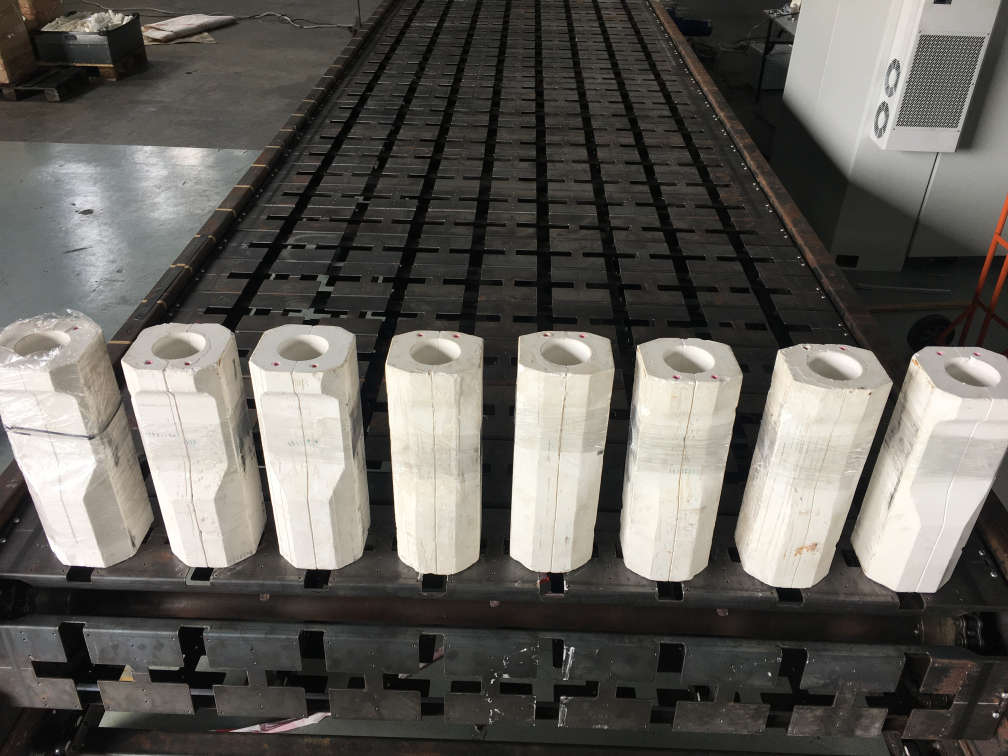
#> input picture test/src/test_photos/IMG_0578.JPG, 4032 x 3024 px, found by its file name (shown at 1/4 size)
$ python conveyor_mold_detection.py
#> lines starting #> are read from the running program, lines starting #| are printed output that depends on the picture; after the words box and inside, x2 and y2 are one past the last pixel; in counts of white or black regions, pixels touching at a corner belong together
'''
Created on 3 Jan 2019

@author: Amir Haziem Razali

Code for detecting molds on conveyor
'''


import cv2
import numpy as np
import imutils
from imutils import contours
from skimage import measure

dir_img = "test_photos/IMG_0578.jpg"

img = cv2.imread(dir_img)
#> img is the input picture: shape (3024, 4032, 3); mean B, G, R 90.5, 95.7, 98.4
img = cv2.resize(img, (0,0), fx=0.5, fy=0.5)
#> img: shape (1512, 2016, 3)
height, width, channels = img.shape
print(height, width, channels)
#| 1512 2016 3

#Flags/switches
darkbg = True
overlay = True

#constants
cam_width = width
cam_height = height
textSize = 1.0

#Thresholds
v_thresh = 150 #v value for threshold function
multiplier = 10 #to adjust for different camera resolutions
axis_offset = 100
r_high = 1000
r_low = 12
pxthresh_low = 1
pxthresh_high = 20000
d = 15 #cm
de = 40 #cm
f = 0.375 #factor by which the distance is multiplied


def main():
#     img = mould_detection(img)
#     gray = cv2.cvtColor(img, cv2.COLOR_BGR2HSV)
    gray = cv2.cvtColor(img, cv2.COLOR_BGR2GRAY)
    blur = cv2.GaussianBlur(gray,(5,5),0)
    ret3,th3 = cv2.threshold(blur,v_thresh,255,cv2.THRESH_BINARY+cv2.THRESH_OTSU)
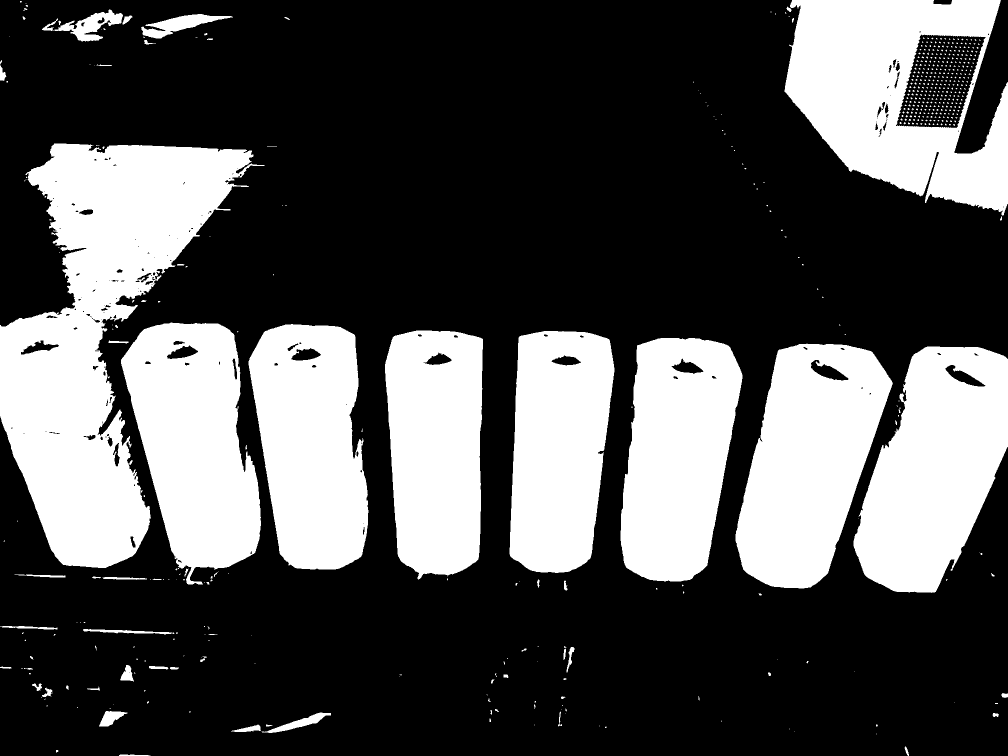
#> th3: shape (1512, 2016) (shown at 1/2 size); 32.2% white; 575 white regions (500 under 20 px), largest, box (x1, y1, x2, y2) and area: (0, 287, 529, 1136) 197664, (1569, 0, 2016, 431) 115226, (1707, 693, 2016, 1186) 102473
#> ret3 = 122
    proc = mould_detection(img)
    cv2.namedWindow("Image", cv2.WINDOW_NORMAL)
    cv2.imshow("Image", proc)
    cv2.waitKey(0)
    cv2.destroyAllWindows()

    return 0

def mould_detection(frame):
    image = frame
    global feed #ugly debug, get rid of this ASAP
    feed = frame
    gray = cv2.cvtColor(image, cv2.COLOR_BGR2GRAY)
    if darkbg:
        thresh = cv2.threshold(gray, v_thresh, 255, cv2.THRESH_BINARY)[1]
#> thresh: shape (1512, 2016); 28.5% white; 1196 white regions (1115 under 20 px), largest, box (x1, y1, x2, y2) and area: (1473, 687, 1786, 1177) 99013, (1709, 693, 2016, 1185) 97308, (1569, 0, 2001, 367) 95486
    else:
        thresh = cv2.threshold(gray, v_thresh, 255, cv2.THRESH_BINARY_INV)[1]

    labels = measure.label(thresh, neighbors=8, background=0)
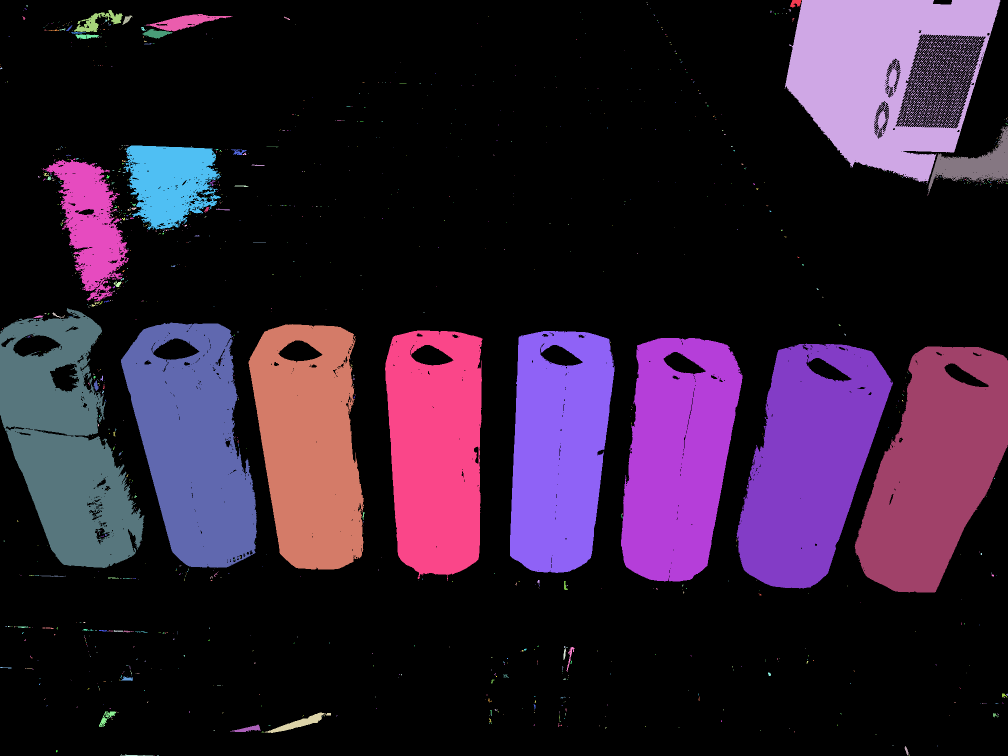
#> labels: shape (1512, 2016) int64 (shown at 1/2 size); 1197 distinct labels, from 0 to 1196; one colour per label, 0 black
#     blur = cv2.GaussianBlur(gray,(5,5),0)
#     ret3,th3 = cv2.threshold(blur,0,255,cv2.THRESH_BINARY+cv2.THRESH_OTSU)
#     thresh = th3
    mask = np.zeros(thresh.shape, dtype="uint8")
    #loop over unique components
    for label in np.unique(labels):
        #ignores background labels
        if label == 0:
            continue
        #otherwise, construct label mask and count pixels
        labelMask = np.zeros(thresh.shape, dtype = "uint8")
        labelMask[labels == label] = 255
        numPixels = cv2.countNonZero(labelMask)

        #if the number of pixels in the component is small enough
        # then add it to our mask of small blobs
        if numPixels > pxthresh_low*multiplier and numPixels < pxthresh_high*multiplier:
            mask = cv2.add(mask, labelMask)
#> this loop made 1197 passes
#> numPixels on passes 2 to 4: 228, 95486, 2
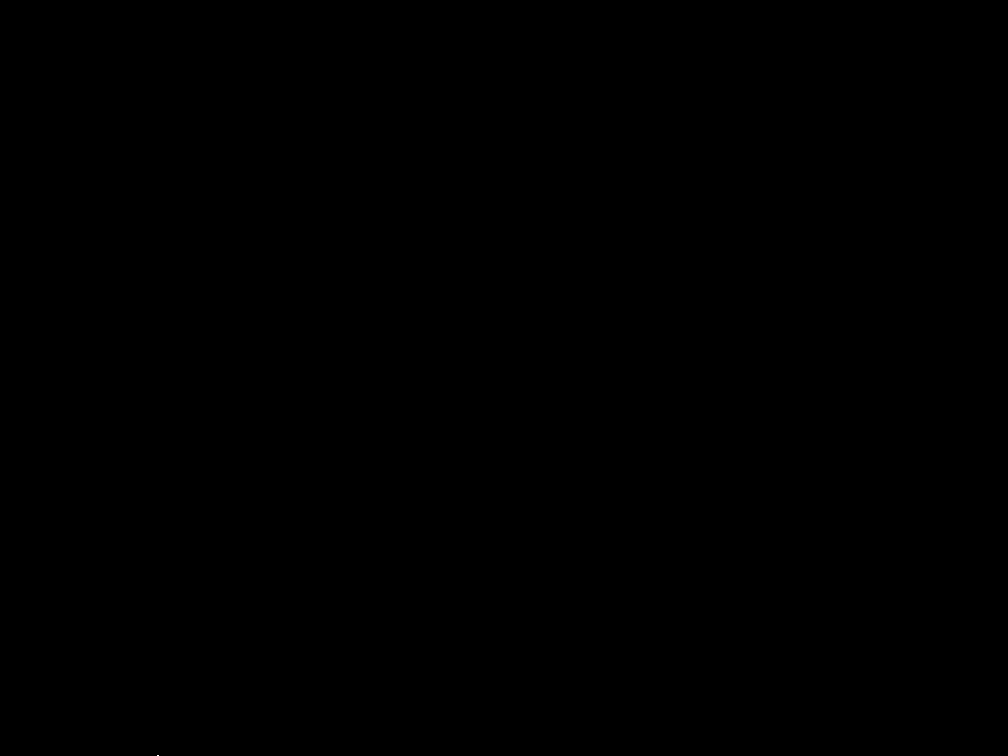
#> labelMask: shape (1512, 2016) (shown at 1/2 size); 0% white in thin lines or dots, all inside (x1, y1, x2, y2) = (314, 1511, 318, 1512)
#> mask: shape (1512, 2016); 28.4% white; 130 white regions (49 under 20 px)

    cnts = cv2.findContours(mask.copy(), cv2.RETR_EXTERNAL, cv2.CHAIN_APPROX_SIMPLE)
#> cnts = 128 contours, 77 with area under 20; largest, box (x1, y1, x2, y2) and area: (1569, 0, 2001, 367) 112316, (1473, 687, 1786, 1177) 100636, (1709, 693, 2016, 1185) 98602, (242, 645, 514, 1136) 91639, (0, 616, 289, 1136) 91378
    cnts = imutils.grab_contours(cnts)
    try:
        cnts = contours.sort_contours(cnts)[0]
    except:
        print("No holes detected!")
    #loop over contours
    j = 0
    for i, c in enumerate(cnts):
        (x, y, w, h) = cv2.boundingRect(c)
        ((cX, cY), radius) = cv2.minEnclosingCircle(c)
        if radius < r_high*multiplier and radius > r_low*multiplier:
            if overlay:
                #omit drawing a circle, don't need it for conveyor
#                 cv2.circle(image, (int(cX), int(cY)), int(radius), (0,0,255), 3)
                print("circle no. {}".format(j+1), "radius:", radius, "center:", cX, ",", cY)
                cv2.putText(image, "mold # {}".format(j+1), (x,y -15), cv2.FONT_HERSHEY_SIMPLEX, 0.45, (0,0,255), 2)
                cv2.rectangle(image, (int(cX-(w/2)), int(cY-(h/2))), (int(cX+(w/2)), int(cY+(h/2))), (255,0,0), 2)
                j=j+1
            if cX > (cam_width/2):
                coordX = (cX - (cam_width/2))/d
            else:
                coordX = -((cam_width/2) - cX)/d

            coordY = ((cam_height-20) - cY)/d
            [coordX, coordY] = [round(coordX, 2), round(coordY, 2)]
            #converting h,w to real sizes from pixel size
            [h,w] = [round(h/d, 2), round(w/d, 2)]
            area = round(h*w, 2)
            if overlay:
                cv2.putText(image, "coords: ({},{})".format(coordX, coordY), (int(cX - radius),int(cY +radius) + 20), cv2.FONT_HERSHEY_COMPLEX_SMALL, 0.5, (0,0,255), thickness = 1)
                cv2.putText(image, "height and width: ({},{})".format(h, w), (int(cX - radius),int(cY +radius) + 30), cv2.FONT_HERSHEY_COMPLEX_SMALL, 0.5, (0,0,255), thickness = 1)
                cv2.putText(image, "area: ({})".format(area), (int(cX - radius),int(cY +radius) + 40), cv2.FONT_HERSHEY_COMPLEX_SMALL, 0.5, (0,0,255), thickness = 1)
                cv2.line(image, (0, cam_height-axis_offset), (cam_width, cam_height-axis_offset), color = 255) #horizontal line/axis
                cv2.line(image, (int(cam_width/2), 0), (int(cam_width/2), int(cam_height)), color = 255) #vertical axis
                cv2.circle(image, (int(cam_width/2), cam_height-axis_offset), 50, (255, 0, 0), 1)
                feed = image
            else:
                cv2.line(image, (0, cam_height-axis_offset), (cam_width, cam_height-axis_offset), color = 255) #horizontal line/axis
                cv2.line(image, (int(cam_width/2), 0), (int(cam_width/2), int(cam_height)), color = 255) #vertical axis
                cv2.circle(image, (int(cam_width/2), cam_height-axis_offset), 50, (255, 0, 0), 1)
                feed = thresh
#> this loop made 128 passes
#> (x, y, w, h, cX, cY, radius, coordX) on passes 2, 10, 51, 84, 91, 99, 111, 114: (0, 616, 19.27, 34.67, 143.9, 879.5, 263.7, -57.61), (85, 317, 11.53, 19.07, 161.3, 460.2, 145.8, -56.45), (242, 645, 18.13, 32.73, 379.7, 892.8, 252.1, -41.89), (497, 648, 15.4, 32.73, 623, 893, 249.7, -25.67), (770, 661, 13, 33.4, 869.4, 910.2, 252, -9.24), (1020, 662, 13.93, 32.27, 1121.1, 902.7, 244.9, 7.54), (1242, 676, 16.2, 32.47, 1363.1, 919.6, 247.3, 23.67), (1473, 687, 20.87, 32.67, 1636, 934.5, 255.1, 41.87)
#> (printed output is left out)
#> pass 2, in mould_detection, `feed = image`:
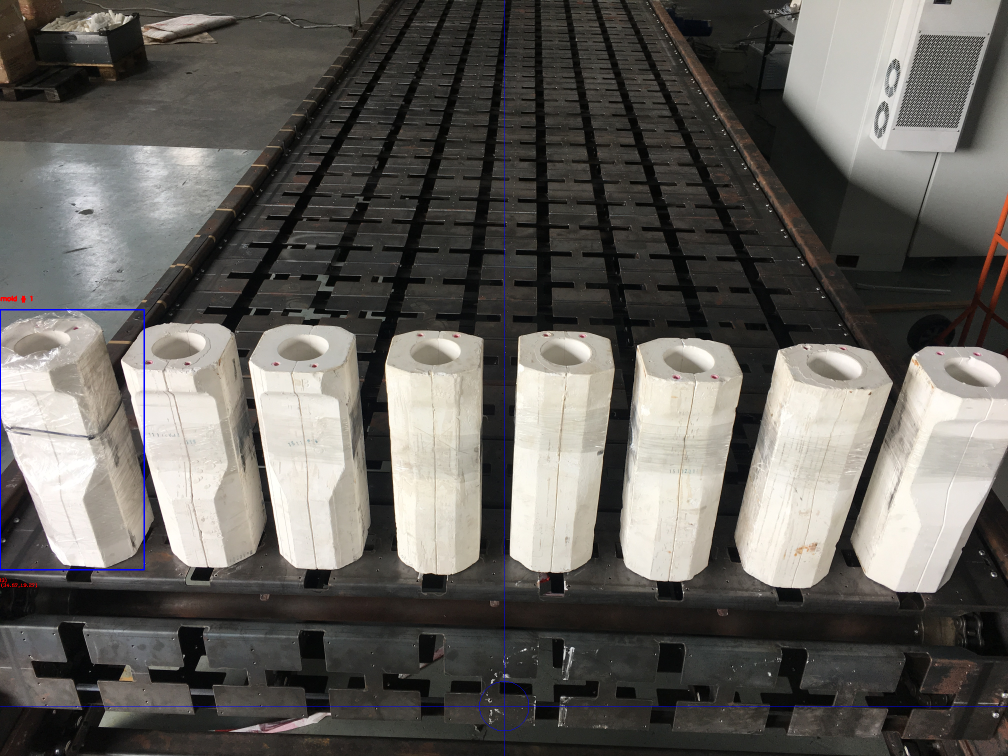
#> feed: shape (1512, 2016, 3) (shown at 1/2 size); mean B, G, R 91, 95.6, 98.3
#> after the loop:
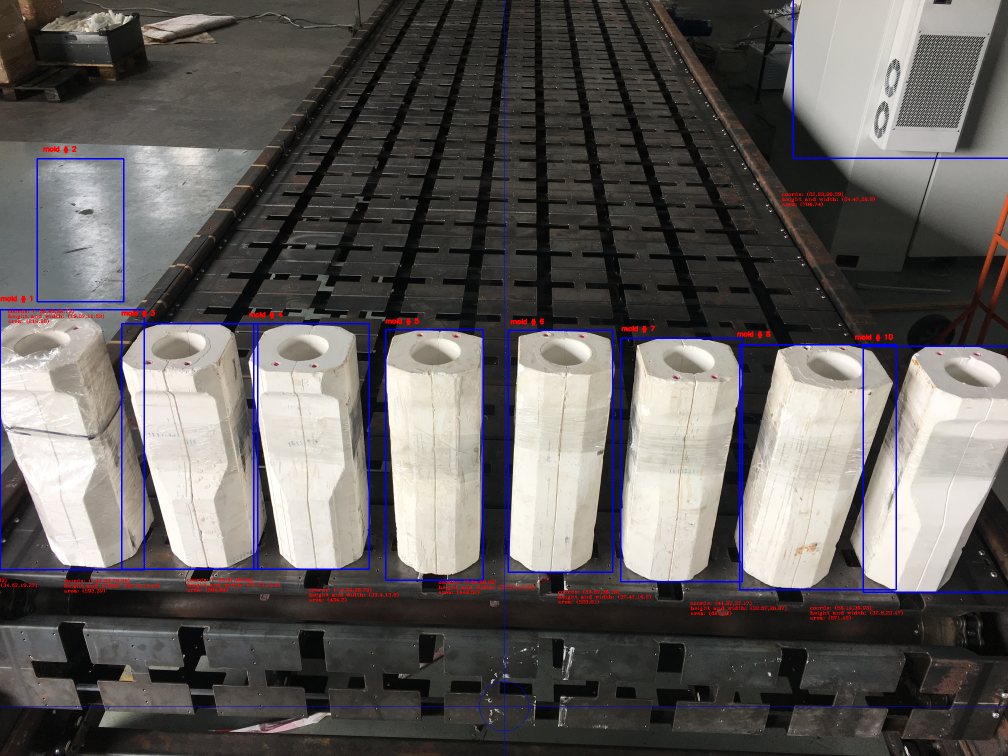
#> image: shape (1512, 2016, 3) (shown at 1/2 size); mean B, G, R 92.8, 94.4, 98.2
#> after the loop, j = 10
    return feed

if __name__=="__main__":
    main()

$ run again, with test/src/test_photos/IMG_0572.JPG copied over test/src/test_photos/IMG_0578.JPG
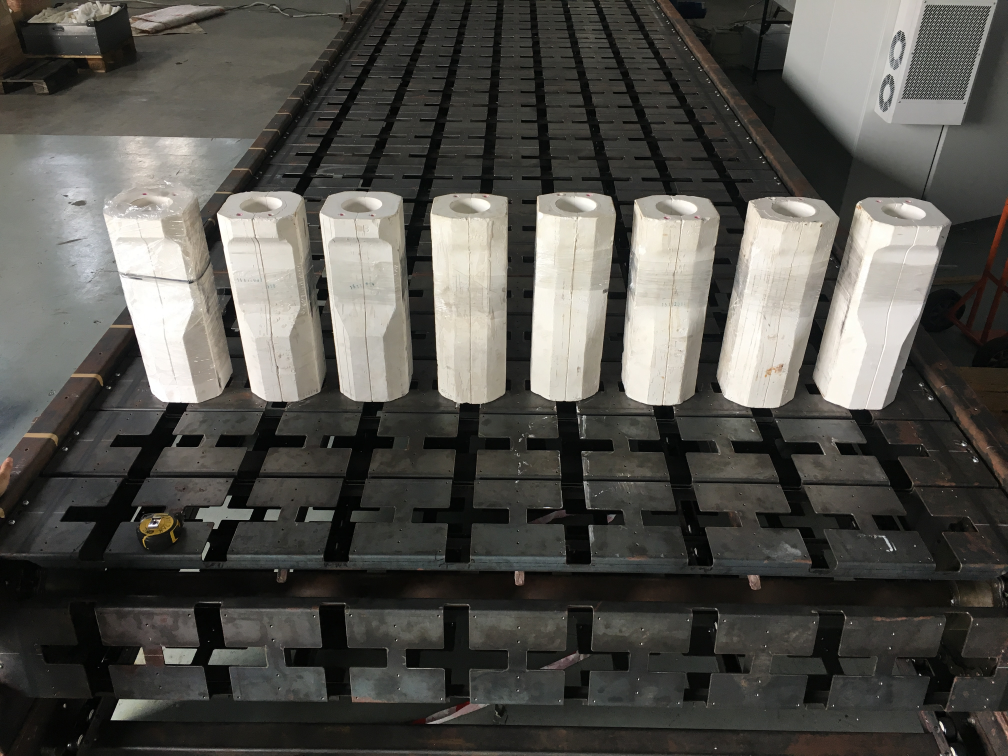
#> input picture test/src/test_photos/IMG_0572.JPG, 4032 x 3024 px, found by its file name (shown at 1/4 size)
#> img is the input picture: shape (3024, 4032, 3); mean B, G, R 76.1, 81.2, 82.6
#> img: shape (1512, 2016, 3)
#| 1512 2016 3
#> in main, `ret3,th3 = cv2.threshold(blur,v_thresh,255,cv2.THRESH_BINARY+cv2.THRES..`:
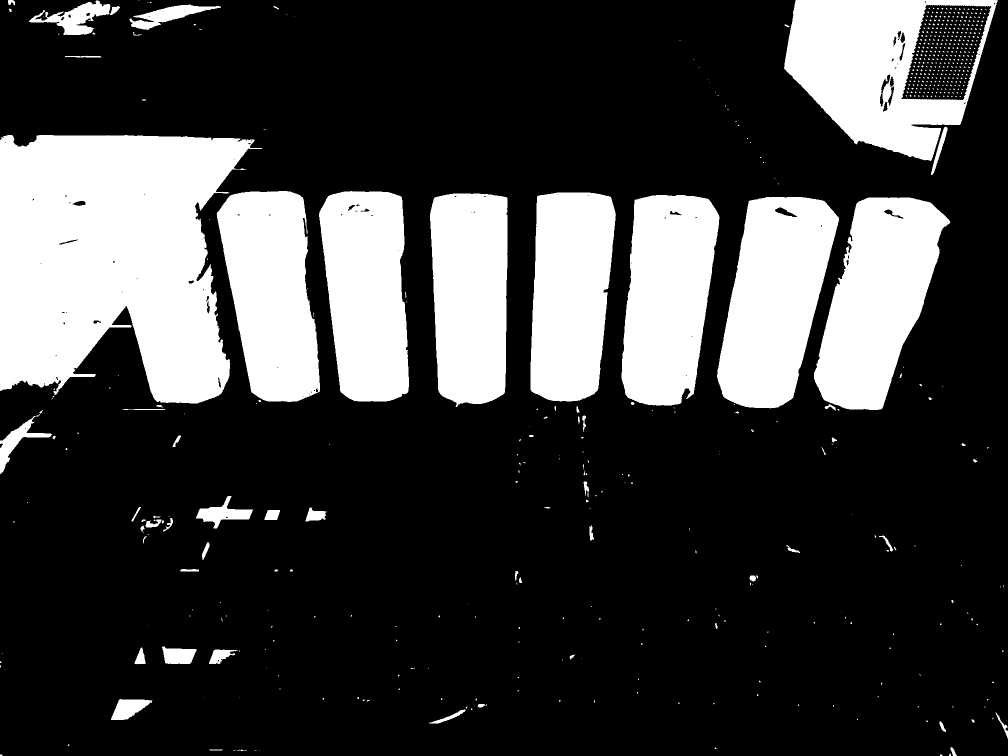
#> th3: shape (1512, 2016) (shown at 1/2 size); 25% white; 621 white regions (544 under 20 px), largest, box (x1, y1, x2, y2) and area: (0, 270, 524, 807) 207385, (1568, 0, 1995, 322) 73998, (1628, 395, 1901, 820) 70614
#> ret3 = 116
#> thresh: shape (1512, 2016); 19.5% white; 1143 white regions (1015 under 20 px), largest, box (x1, y1, x2, y2) and area: (57, 272, 449, 806) 111571, (1630, 395, 1897, 819) 67456, (1435, 394, 1676, 816) 63041
#> labels: shape (1512, 2016) int64; 1144 distinct labels, from 0 to 1143
#> the loop in mould_detection, `for label in np.unique(labels):` made 1144 passes
#> numPixels on passes 2 to 4: 1, 62523, 5
#> cnts = 97 contours, 52 with area under 20; largest, box (x1, y1, x2, y2) and area: (57, 272, 449, 806) 116696, (1569, 0, 1994, 272) 87187, (1630, 395, 1897, 819) 67642, (1435, 394, 1676, 816) 63574, (1243, 390, 1437, 811) 58698
#> the loop in mould_detection, `for i, c in enumerate(cnts):` made 97 passes
#> (x, y, w, h, cX, cY, radius, coordX) on passes 4, 38, 46, 53, 57, 67, 71, 74: (57, 272, 26.13, 35.6, 266.7, 542.8, 300.5, -49.42), (434, 383, 13.07, 28, 533.3, 593.8, 215.9, -31.65), (639, 383, 11.13, 28.07, 728.5, 592.6, 213.9, -18.63), (861, 387, 10.27, 28.47, 941, 598.7, 216.3, -4.47), (1061, 385, 11.4, 27.87, 1146.1, 592.3, 212.5, 9.21), (1243, 390, 12.93, 28.07, 1344.3, 599.8, 214.2, 22.42), (1435, 394, 16.07, 28.13, 1555.3, 601.8, 220.4, 36.49), (1569, 0, 28.33, 18.13, 1783.3, 71.91, 221.7, 51.68)
#> (printed output is left out)
#> after the loop in mould_detection, `for i, c in enumerate(cnts):`:
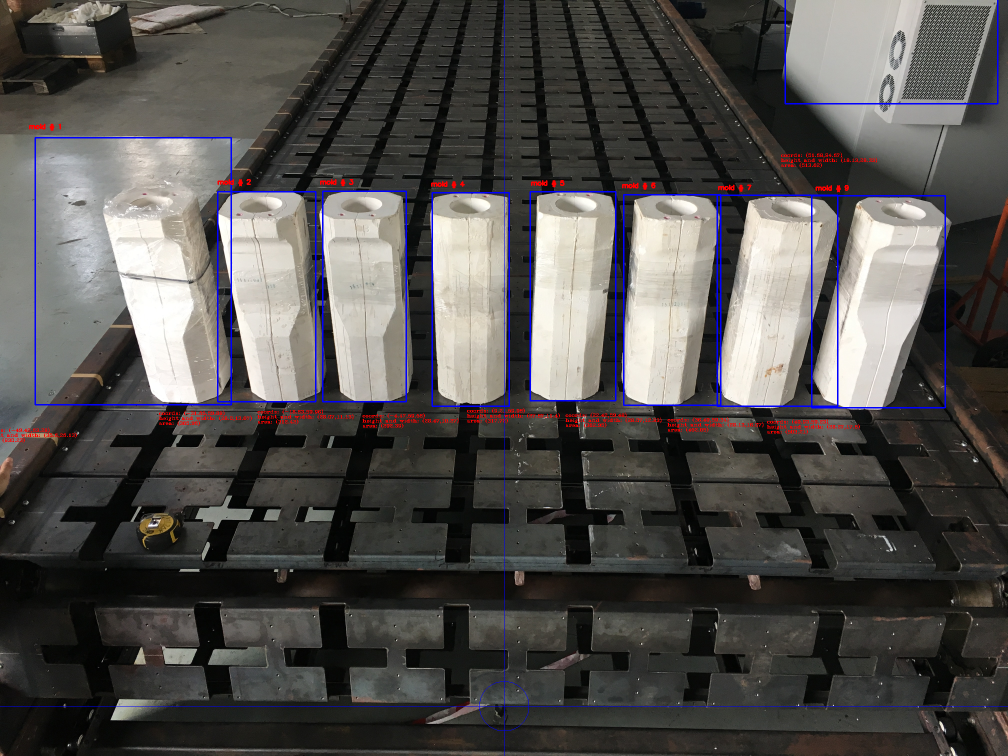
#> image: shape (1512, 2016, 3) (shown at 1/2 size); mean B, G, R 78.2, 80.1, 82.5
#> after the loop in mould_detection, `for i, c in enumerate(cnts):`: j = 9
